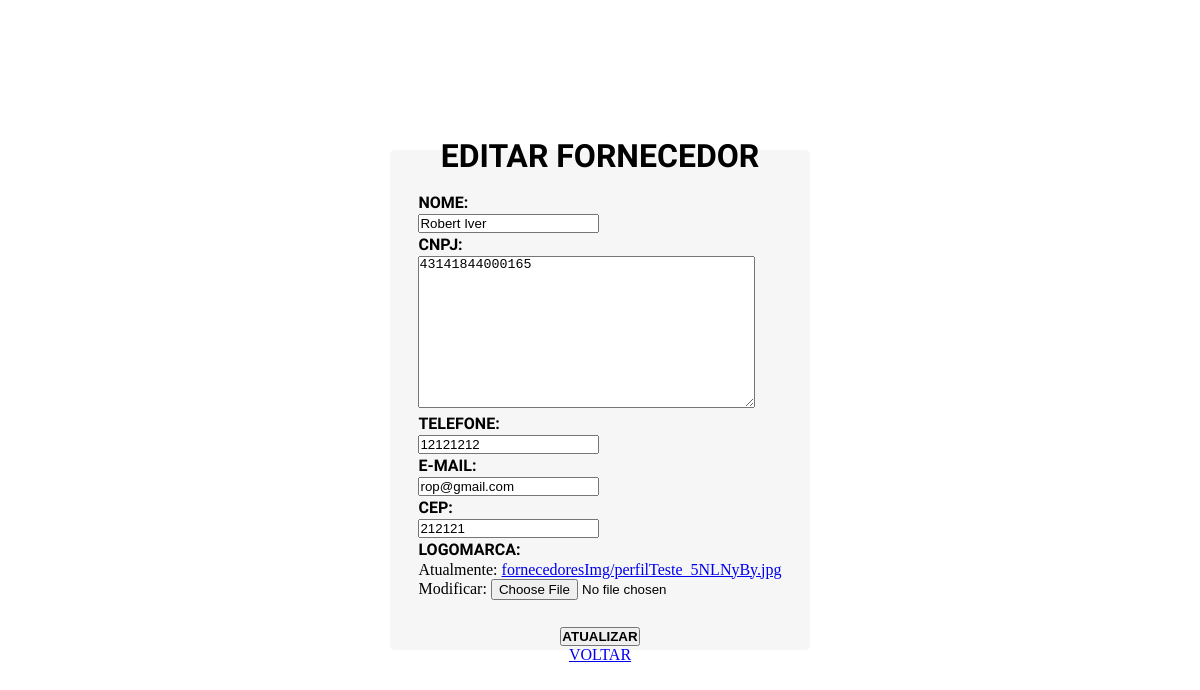
Screenshot of /fornecedorEdit/1 (signed in) with the database file from the repository.
### core/models.py (models this page shows, shortened)
class Fornecedor(models.Model):
    nome = models.CharField('Nome', max_length=100,blank=False)
    cnpj = CNPJField(masked=True,blank=False)
    telefone = models.IntegerField('Telefone',blank=False)
    codigoPostal = models.IntegerField('CEP',blank=False)
    emailFornecedor = models.EmailField('Email',max_length=100,blank=False)
    fotoFornecedor = models.ImageField('Foto',upload_to='fornecedoresImg',null=True)

### core/views.py (the view)
# urls.py: path('fornecedorEdit/<int:id>',fornecedor_Edit,name='edit_fornecedor'),
@login_required
def fornecedor_Edit(request,id):
    frnc = Fornecedor.objects.get(pk=id)
    form = FornecedorForm(request.POST or None,request.FILES or None, instance=frnc)
    if form.is_valid():
        form.save()
        return redirect('list_fornecedor')
    contexto = {
        'form': form
    }
    return render(request, 'fornecedor_edit.html', contexto)

### core/forms.py
class FornecedorForm(forms.ModelForm):
    class Meta:
        model = Fornecedor
        fields = ['nome','cnpj','telefone','codigoPostal','emailFornecedor','fotoFornecedor']

### templates/fornecedor_edit.html (shortened to what this page needs)
<!DOCTYPE html>
{% load static %}
<html lang="pt-br">
  <head>
    <link rel="stylesheet" href="{% static '/css/cad/cadFornecedores.css' %}" />
  </head>
  <body>
    <main>
      <form method="post" enctype="multipart/form-data">
        <div class="telaCad">
          <div class="nameTLR">
            <h1>EDITAR FORNECEDOR</h1>
          </div>
          <div class="alinhamento">
            <h4>NOME:</h4>
            <p>{{form.nome}}</p>
            <h4>CNPJ:</h4>
            <p>{{form.cnpj}}</p>
            <h4>TELEFONE:</h4>
            <p>{{form.telefone}}</p>
            <h4>E-MAIL:</h4>
            <p>{{form.emailFornecedor}}</p>
            <h4>CEP:</h4>
            <p>{{form.codigoPostal}}</p>
            <h4>LOGOMARCA:</h4>
            <p>{{form.fotoFornecedor}}</p>
          </div>
          <button type="submit"><h4>ATUALIZAR</h4></button>
          <a href="{% url 'list_fornecedor' %}"><p>VOLTAR</p></a>
        </div>
      </form>
    </main>
  </body>
</html>

### static/css/cad/cadFornecedores.css (style rules this page uses)
:root { --cinzabg: rgba(245, 245, 245, 0.9); --pretotxt: rgb(17, 17, 17); --azul: rgba(15, 0, 100, 0.822); --azulclaro: rgba(26, 4, 150, 0.288); --cinza: rgb(206, 206, 206); }
* { padding: 0%; margin: 0%; box-sizing: border-box; }
body { background-size: auto; background-image: linear-gradient(to right, --azul, --azulclaro); height: 100vh; width: 100vw; }
main { display: flex; justify-content: center; align-items: center; height: 100vh; width: 100vw; }
.telaCad { display: flex; justify-content: center; align-items: center; flex-direction: column; border-radius: 5px; width: 420px; height: 500px; background-color: var(--cinzabg); }
.telaCad button { margin-top: 25px; }
.nameTLR { font-family: "Oswald", sans-serif; margin-bottom: 18px; }
.alinhamento { display: flex; flex-direction: column; align-items: flex-start; justify-content: right; }
.alinhamento p { margin: 2px 0px 2px 0px; }
.alinhamento h4 { font-family: "Oswald", sans-serif; }

### rows the page displays
Fornecedor: nome "Robert Iver", cnpj "43141844000165", telefone "12121212", emailFornecedor "rop@gmail.com", codigoPostal "212121"
